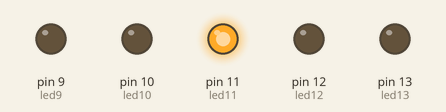
Simulated run of this sketch. Board: Arduino Uno, built with avr-gcc and run on an emulated ATmega328P. Parts: output pins drawn as LEDs (lit = HIGH).

Above: at 0.1 s.
At 0.5 s:
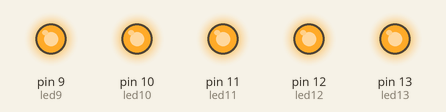
At 1.1 s:
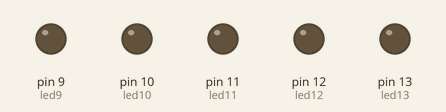
At 2.7 s:
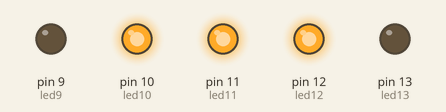
Timing chart, 0 to 3.0 s (numbered marks = the images above):
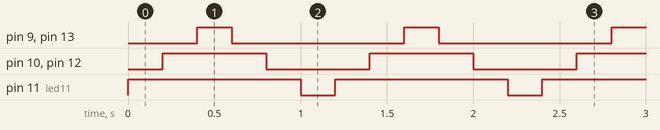

The sketch:

5redlightback.ino
```cpp
int led1 = 1;
int led2 = 2;
int led3 = 3;
int led4 = 4;
int led5 = 5;
int led6 = 6;
int led7 = 7;// yellow
int led8 = 8;
int led9 = 9;
int led10 = 10;
int led11= 11;
int led12= 12;
int led13= 13;

void setup() {
   pinMode(led9,OUTPUT);
   pinMode(led10,OUTPUT);
   pinMode(led11,OUTPUT);
   pinMode(led12,OUTPUT);
   pinMode(led13,OUTPUT);


}

void loop()
{

  // blink_1();
  // break1();
  test1();

}


void test1()
{
  int t=200;

  digitalWrite(led11,HIGH);
  delay(t);

  digitalWrite(led12,HIGH);
  digitalWrite(led10,HIGH);
  delay(t);

  digitalWrite(led9,HIGH);
  digitalWrite(led13,HIGH);
  delay(t);

  // LOW
  digitalWrite(led9,LOW);
  digitalWrite(led13,LOW);
  delay(t);

  digitalWrite(led12,LOW);
  digitalWrite(led10,LOW);
  delay(t);


  digitalWrite(led11,LOW);
  delay(200);


digitalWrite(led9,LOW);
digitalWrite(led10,LOW);
digitalWrite(led11,LOW);
digitalWrite(led12,LOW);
digitalWrite(led13,LOW);


}
```

Measured:
- by itself, pin 9 (led9), pin 13 (led13): alternates HIGH for 0.20 s and LOW for 1.0 s
- by itself, pin 10 (led10), pin 12 (led12): alternates HIGH for 0.60 s and LOW for 0.60 s
- by itself, pin 11 (led11): alternates HIGH for 1.0 s and LOW for 0.20 s
